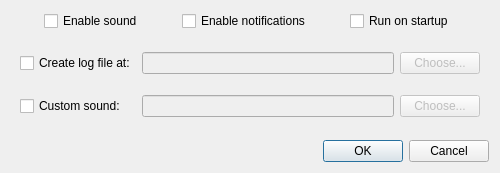
<?xml version="1.0" encoding="UTF-8"?>
<ui version="4.0">
 <class>OptionsWindow</class>
 <widget class="QDialog" name="OptionsWindow">
  <property name="geometry">
   <rect>
    <x>0</x>
    <y>0</y>
    <width>500</width>
    <height>173</height>
   </rect>
  </property>
  <property name="windowTitle">
   <string>Options</string>
  </property>
  <layout class="QGridLayout" name="gridLayout">
   <item row="1" column="0">
    <widget class="QFrame" name="frame">
     <property name="sizePolicy">
      <sizepolicy hsizetype="Preferred" vsizetype="Preferred">
       <horstretch>0</horstretch>
       <verstretch>0</verstretch>
      </sizepolicy>
     </property>
     <layout class="QGridLayout" name="gridLayout_2">
      <property name="topMargin">
       <number>0</number>
      </property>
      <property name="bottomMargin">
       <number>0</number>
      </property>
      <item row="3" column="1">
       <widget class="QLineEdit" name="soundLineEdit">
        <property name="enabled">
         <bool>false</bool>
        </property>
        <property name="readOnly">
         <bool>true</bool>
        </property>
       </widget>
      </item>
      <item row="3" column="2">
       <widget class="QPushButton" name="soundDirButton">
        <property name="enabled">
         <bool>false</bool>
        </property>
        <property name="text">
         <string>Choose...</string>
        </property>
       </widget>
      </item>
      <item row="1" column="2">
       <widget class="QPushButton" name="logDirButton">
        <property name="enabled">
         <bool>false</bool>
        </property>
        <property name="text">
         <string>Choose...</string>
        </property>
       </widget>
      </item>
      <item row="3" column="0">
       <widget class="QCheckBox" name="customBox">
        <property name="text">
         <string>Custom sound:</string>
        </property>
       </widget>
      </item>
      <item row="1" column="1">
       <widget class="QLineEdit" name="logLineEdit">
        <property name="enabled">
         <bool>false</bool>
        </property>
        <property name="readOnly">
         <bool>true</bool>
        </property>
       </widget>
      </item>
      <item row="1" column="0">
       <widget class="QCheckBox" name="logBox">
        <property name="enabled">
         <bool>true</bool>
        </property>
        <property name="text">
         <string>Create log file at:</string>
        </property>
        <property name="checked">
         <bool>false</bool>
        </property>
       </widget>
      </item>
     </layout>
    </widget>
   </item>
   <item row="2" column="0">
    <widget class="QDialogButtonBox" name="optionsDialog">
     <property name="orientation">
      <enum>Qt::Horizontal</enum>
     </property>
     <property name="standardButtons">
      <set>QDialogButtonBox::Cancel|QDialogButtonBox::Ok</set>
     </property>
    </widget>
   </item>
   <item row="0" column="0">
    <layout class="QHBoxLayout" name="horizontalLayout_4">
     <item>
      <widget class="QCheckBox" name="soundBox">
       <property name="sizePolicy">
        <sizepolicy hsizetype="Maximum" vsizetype="Fixed">
         <horstretch>0</horstretch>
         <verstretch>0</verstretch>
        </sizepolicy>
       </property>
       <property name="text">
        <string>Enable sound</string>
       </property>
      </widget>
     </item>
     <item>
      <widget class="QCheckBox" name="notificationBox">
       <property name="sizePolicy">
        <sizepolicy hsizetype="Maximum" vsizetype="Fixed">
         <horstretch>0</horstretch>
         <verstretch>0</verstretch>
        </sizepolicy>
       </property>
       <property name="text">
        <string>Enable notifications</string>
       </property>
      </widget>
     </item>
     <item>
      <widget class="QCheckBox" name="startupBox">
       <property name="sizePolicy">
        <sizepolicy hsizetype="Maximum" vsizetype="Fixed">
         <horstretch>0</horstretch>
         <verstretch>0</verstretch>
        </sizepolicy>
       </property>
       <property name="text">
        <string>Run on startup</string>
       </property>
      </widget>
     </item>
    </layout>
   </item>
  </layout>
 </widget>
 <resources/>
 <connections>
  <connection>
   <sender>optionsDialog</sender>
   <signal>accepted()</signal>
   <receiver>OptionsWindow</receiver>
   <slot>accept()</slot>
   <hints>
    <hint type="sourcelabel">
     <x>254</x>
     <y>173</y>
    </hint>
    <hint type="destinationlabel">
     <x>157</x>
     <y>274</y>
    </hint>
   </hints>
  </connection>
  <connection>
   <sender>optionsDialog</sender>
   <signal>rejected()</signal>
   <receiver>OptionsWindow</receiver>
   <slot>reject()</slot>
   <hints>
    <hint type="sourcelabel">
     <x>322</x>
     <y>173</y>
    </hint>
    <hint type="destinationlabel">
     <x>286</x>
     <y>274</y>
    </hint>
   </hints>
  </connection>
  <connection>
   <sender>logBox</sender>
   <signal>toggled(bool)</signal>
   <receiver>logLineEdit</receiver>
   <slot>setEnabled(bool)</slot>
   <hints>
    <hint type="sourcelabel">
     <x>121</x>
     <y>64</y>
    </hint>
    <hint type="destinationlabel">
     <x>216</x>
     <y>61</y>
    </hint>
   </hints>
  </connection>
  <connection>
   <sender>customBox</sender>
   <signal>toggled(bool)</signal>
   <receiver>soundDirButton</receiver>
   <slot>setEnabled(bool)</slot>
   <hints>
    <hint type="sourcelabel">
     <x>114</x>
     <y>111</y>
    </hint>
    <hint type="destinationlabel">
     <x>482</x>
     <y>110</y>
    </hint>
   </hints>
  </connection>
  <connection>
   <sender>logBox</sender>
   <signal>toggled(bool)</signal>
   <receiver>logDirButton</receiver>
   <slot>setEnabled(bool)</slot>
   <hints>
    <hint type="sourcelabel">
     <x>98</x>
     <y>61</y>
    </hint>
    <hint type="destinationlabel">
     <x>431</x>
     <y>66</y>
    </hint>
   </hints>
  </connection>
  <connection>
   <sender>customBox</sender>
   <signal>toggled(bool)</signal>
   <receiver>soundLineEdit</receiver>
   <slot>setEnabled(bool)</slot>
   <hints>
    <hint type="sourcelabel">
     <x>36</x>
     <y>109</y>
    </hint>
    <hint type="destinationlabel">
     <x>208</x>
     <y>106</y>
    </hint>
   </hints>
  </connection>
 </connections>
</ui>
